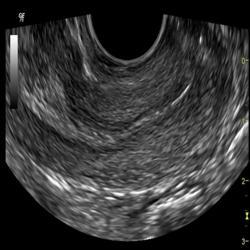
#> input picture data/test/notinfected/img1.jpeg, 250 x 250 px, found by its file name; its folder holds only this picture in this run
$ jupyter execute --allow-errors code.ipynb
#> lines starting #> are read from the running program, lines starting #| are printed output that depends on the picture
[cell 1]
import PIL
import os
import os.path
from PIL import Image

f = r'F:\sem 8 project\data\test\notinfected'
for file in os.listdir(f):
    f_img = f+"/"+file
    img = Image.open(f_img)
#> img is the input picture: PIL image 250x250 RGB; mean R, G, B 53, 53, 52.9
    img = img.resize((250,250))
    img.save(f_img)

[cell 2]
#Guassian low pass filter


from PIL import Image, ImageFilter
image = Image.open(r"F:/sem 8 pcos/pcos-sem-8/data/train/infected/img2.jpg")
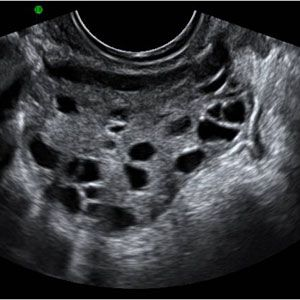
#> input picture data/train/infected/img2.jpg, 300 x 300 px, found by its file name
#> image is the input picture: PIL image 300x300 RGB; mean R, G, B 55.2, 56.5, 59.8
# Cropping the image
smol_image = image.crop((0,0, 200, 500))
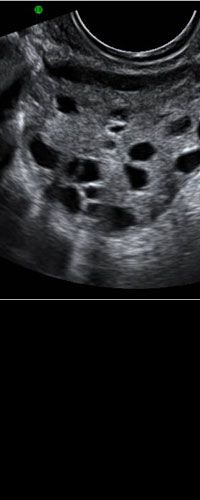
#> smol_image: PIL image 200x500 RGB; mean R, G, B 31.4, 32.2, 34
# Blurring on the cropped image
blurred_image = smol_image.filter(ImageFilter.GaussianBlur)
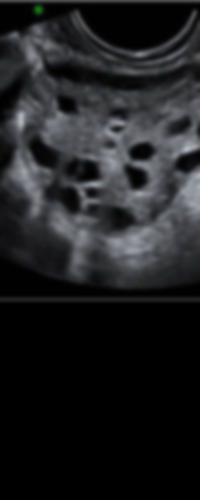
#> blurred_image: PIL image 200x500 RGB; mean R, G, B 31.5, 32.2, 34
# Pasting the blurred image on the original image
image.paste(blurred_image, (0,0))
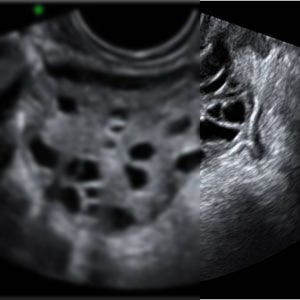
#> image: PIL image 300x300 RGB; mean R, G, B 55.1, 56.4, 59.7
# Displaying the image
image.save('output.png')
